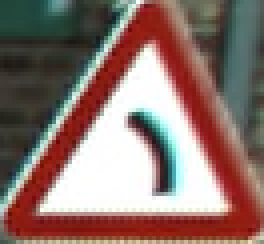
#> input picture ROI_images/testing/00003/query03.0.ppm, 66 x 61 px (shown 4 times larger); its folder holds only this picture in this run
$ python -i hog.py   (imports and definitions only)   (older library calls are emulated)
#> lines starting #> are read from the running program, lines starting #| are printed output that depends on the picture

# https://github.com/PENGZhaoqing/Hog-feature/blob/master/hog.py

import cv2
import numpy as np
import math
import itertools


class Hog_descriptor():
    def __init__(self, img, cell_size=16, bin_size=8):
        self.img = img
        self.img = np.sqrt(img / float(np.max(img)))
        self.img = self.img * 255
        self.cell_size = cell_size
        self.bin_size = bin_size
        self.angle_unit = 360 / self.bin_size
        assert type(self.bin_size) == int, "bin_size should be integer,"
        assert type(self.cell_size) == int, "cell_size should be integer,"
        assert type(self.angle_unit) == int, "bin_size should be divisible by 360"

    # [78 lines left out: functions extract, global_gradient, cell_gradient, get_closest_bins, render_gradient, not called in this run]

>>> import cv2
>>> picture = cv2.imread('../ROI_images/testing/00003/query03.0.ppm')
#> picture is the input picture: shape (61, 66, 3); mean B, G, R 108.9, 115.6, 140.3
>>> result = Hog_descriptor(picture).extract()
#> in __init__, `self.img = np.sqrt(img / float(np.max(img)))`:
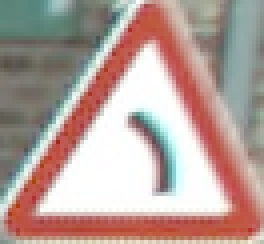
#> self.img: shape (61, 66, 3) float64 (shown 4 times larger); mean B, G, R 0.602, 0.628, 0.713
#> (the run stopped early here; a loop or call above may not have finished)
